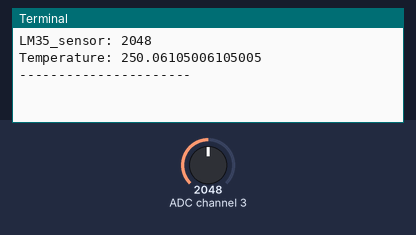
The program below on a simulated Raspberry Pi (BCM pin numbers). Shown: the last lines printed to the terminal. The test bench sets the inputs (shaded band); at power-on: ADC channel 3 = 2048 (analog values on the 0–4095 scale). No MQTT or app messages arrive unless stated.

Above: at 1.3 s.
1.4 s: ADC channel 3 set to 2866
At 3.5 s:
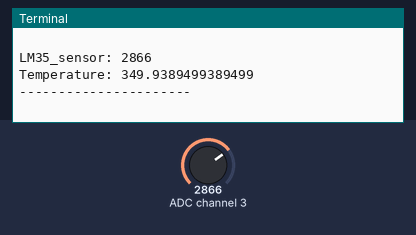
4.1 s: ADC channel 3 set to 3603
At 5.1 s:
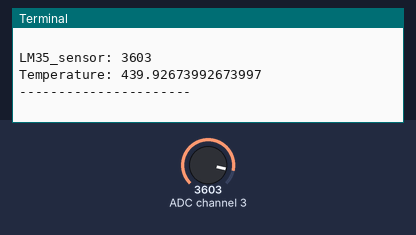
Timing chart, 0 to 7.1 s (numbered marks = the images above; inputs shaded):
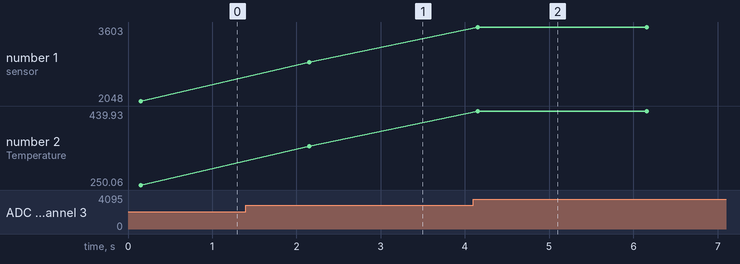

The program:

LM35.py
```python
import spidev
import time
import paho.mqtt.client as mqtt
import json

THINGSBOARD_HOST = 'demo.thingsboard.io'
Token = 'IF3MHO5mZBj6N7b6RPbZ'
client = mqtt.Client()

# Set access token
client.username_pw_set(Token)

# Connect to ThingsBoard using default MQTT port and 60 seconds keepalive interval
client.connect(THINGSBOARD_HOST, 1883, 60)

client.loop_start()

spi = spidev.SpiDev() # Open SPI bus
spi.open(0, 0)
spi.max_speed_hz = 100000

Data = {"Sensor_Type": "Temperature"}

def ReadChannel(channel): # read channel (0-7) from MCP3208
    adc = spi.xfer([6 | (channel & 4) >> 2, (channel & 3) << 6, 0],5,1000)
    data = ((adc[1] & 15) << 8) + adc[2]
    return data

while(True):
    value = ReadChannel(3)
    Volt = (value/4095.0)*5
    Temp = Volt*100.0
    print(f"LM35_sensor: {value}")
    print(f"Temperature: {Temp}")
    print("----------------------")
    print("                 ")

    Data["Temp"] = Temp
    client.publish('v1/devices/me/telemetry',json.dumps(Data), 1)
    time.sleep(2)
```

Measured:
- after the input at 1.4 s, the terminal: prints a new line after 0.75 s (image 1)
- after the input at 4.1 s, the terminal: prints a new line after 0.05 s (image 2)
- plotted number 1: 2048 → 2866 after the input at 1.4 s, 2866 → 3603 after the input at 4.1 s
- plotted number 2: 250.06 → 349.94 after the input at 1.4 s, 349.94 → 439.93 after the input at 4.1 s
